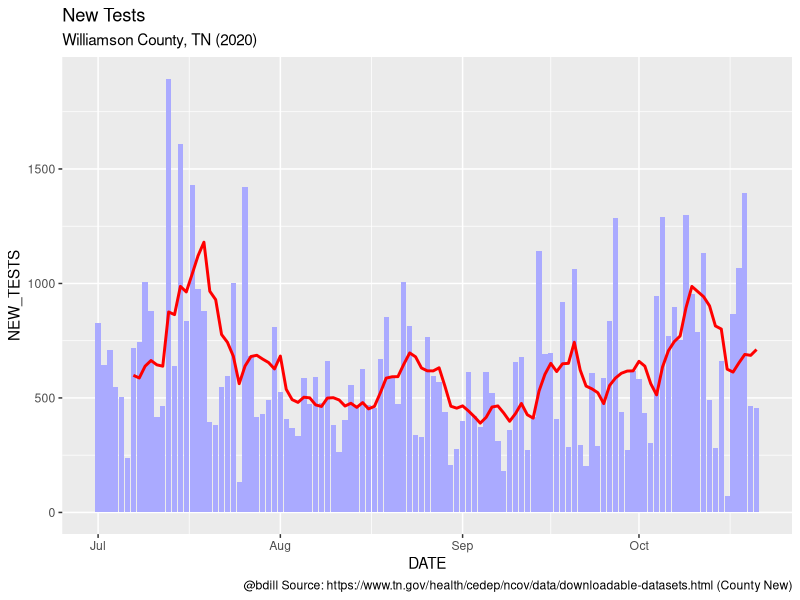
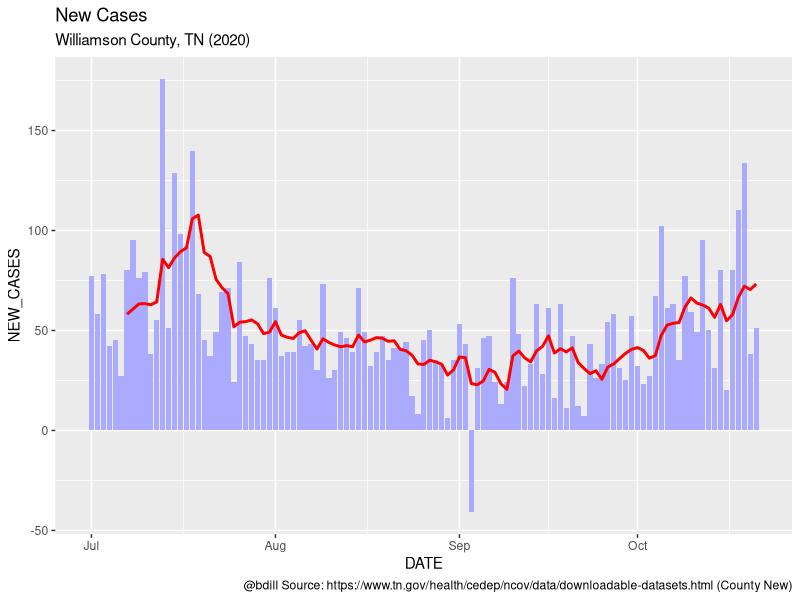
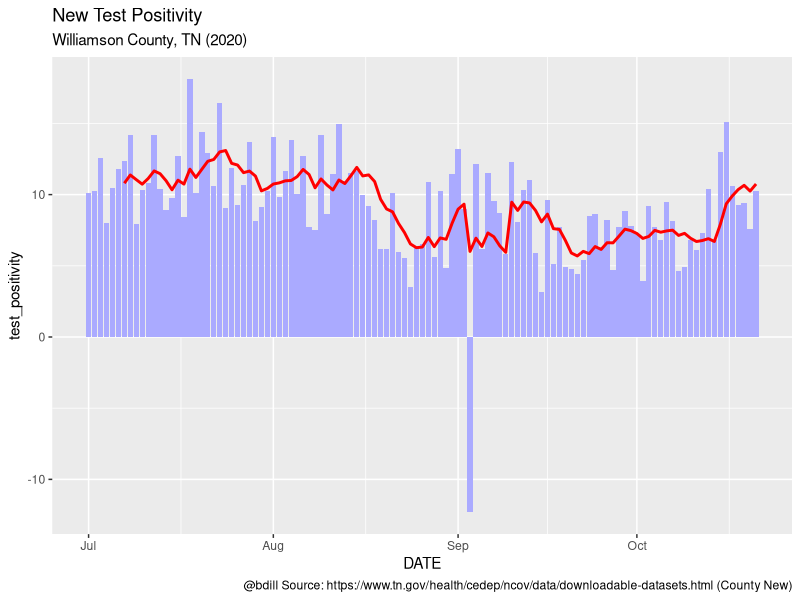
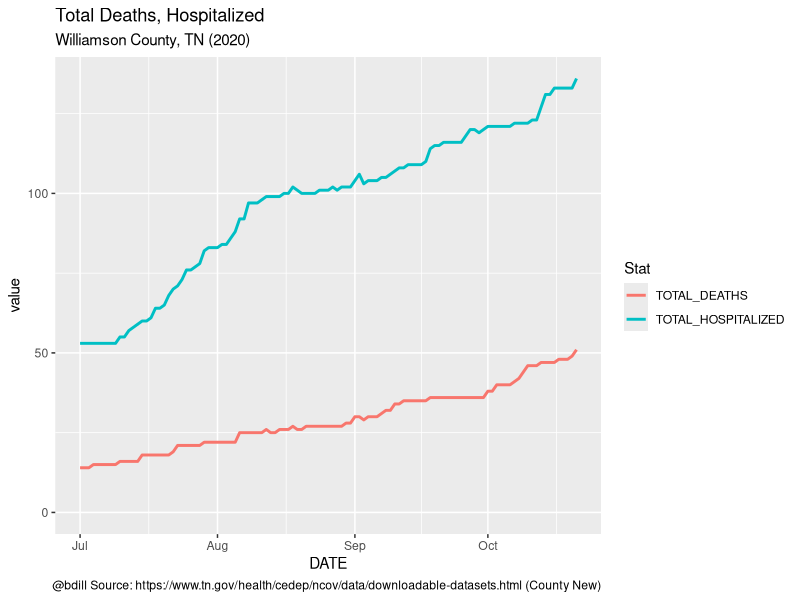
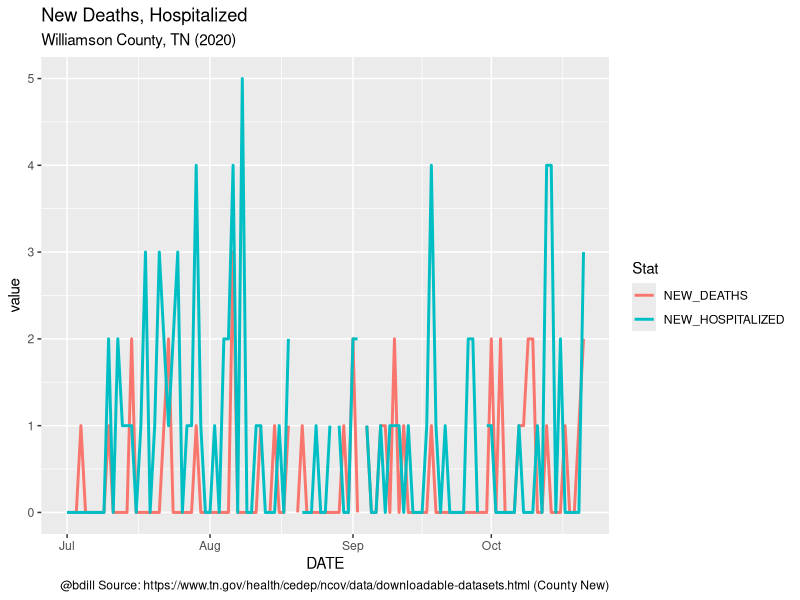
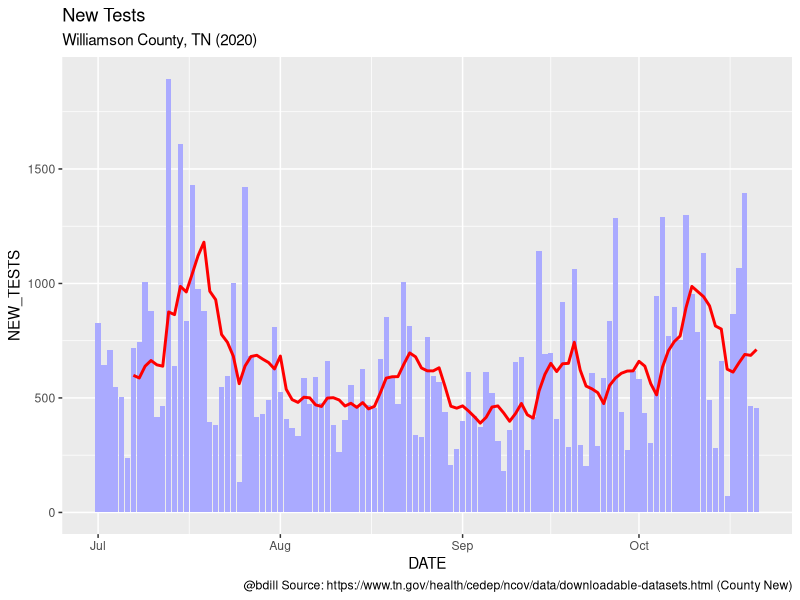
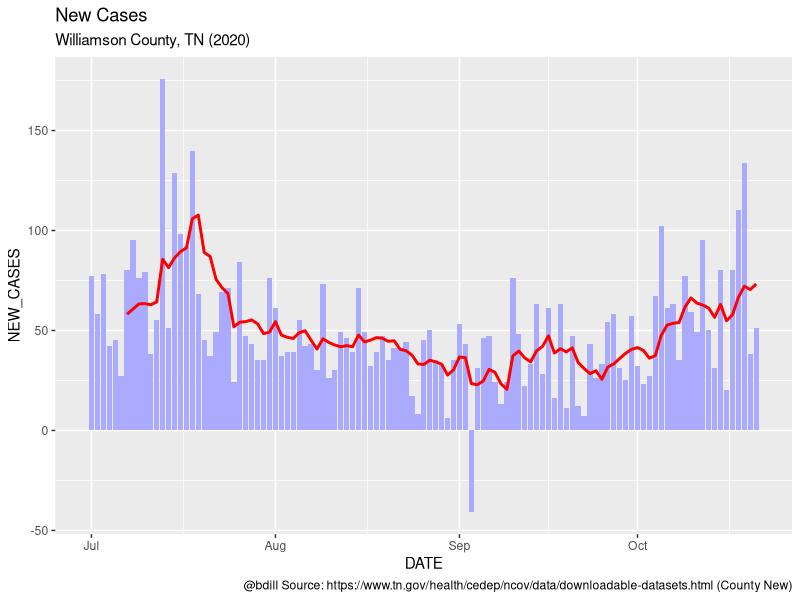
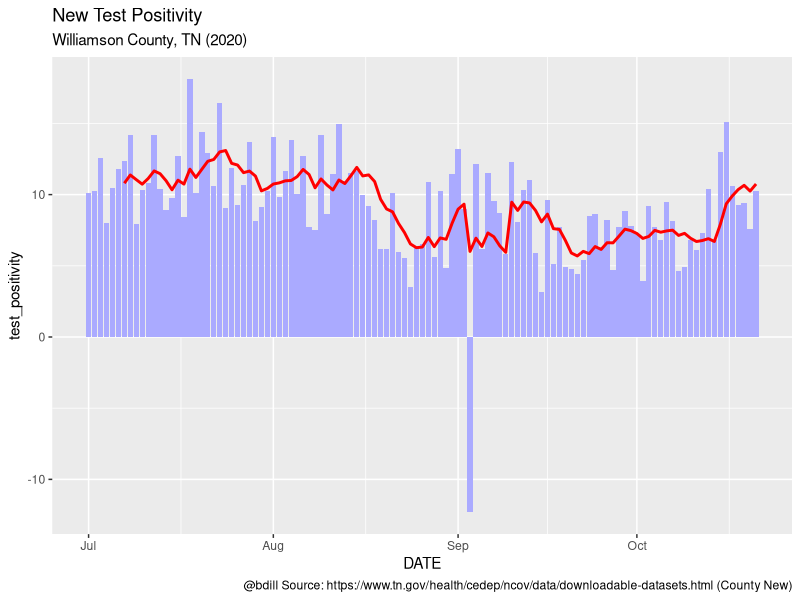

Recreate these plots in R, in order.
# Williamson County TN

library(readxl)
library(tidyverse)

d <- read_xlsx("data/TN-Public-Dataset-County-New.XLSX", col_types = c("date", "text", "numeric", "numeric", "numeric", "numeric", "numeric", "numeric", "numeric", "numeric", "numeric", "numeric", "numeric", "numeric", "numeric", "numeric", "numeric", "numeric", "numeric", "numeric", "numeric", "numeric", "numeric", "numeric"))
?read_xlsx

wmson <- d %>% 
  filter(DATE >= "2020-07-01") %>% 
  filter(COUNTY == "Williamson") 
  
state <- d %>% 
  group_by(DATE) %>% 
  summarise(NEW_TESTS = sum(NEW_TESTS),
            NEW_POS_TESTS = sum(NEW_POS_TESTS),
            TOTAL_HOSPITALIZED = sum(TOTAL_HOSPITALIZED),
            TOTAL_DEATHS = sum(TOTAL_DEATHS))

my_blue <- "#aaaaff"
my_labs <- labs(title = "TITLE HERE",
             subtitle = "Williamson County, TN (2020)",
             caption = "@bdill Source: https://www.tn.gov/health/cedep/ncov/data/downloadable-datasets.html (County New)")

#----- New TESTS -----
wmson %>% 
  filter(DATE >= "2020-04-01") %>% 
  mutate(NEW_TESTS_07da = zoo::rollmean(NEW_TESTS, k = 7, fill = NA, align = "right")) %>% 
  ggplot(aes(DATE, NEW_TESTS)) +
  geom_col(fill = my_blue) +
  geom_line(aes(DATE, NEW_TESTS_07da), color = "red", size = 1) +
  my_labs +
  labs(title = "New Tests")
  ggsave("output/TN_Williamson_new_tests.png", width = 8, height = 5, dpi = 200)

#----- New CASES -----
wmson %>% 
  filter(DATE >= "2020-04-01") %>% 
  mutate(NEW_CASES_07da = zoo::rollmean(NEW_CASES, k = 7, fill = NA, align = "right")) %>% 
  ggplot(aes(DATE, NEW_CASES)) +
  geom_col(fill = my_blue) +
  geom_line(aes(DATE, NEW_CASES_07da), color = "red", size = 1) +
  my_labs +
  labs(title = "New Cases")
  ggsave("output/TN_Williamson_new_cases.png", width = 8, height = 5, dpi = 200)

#----- Positivity -----
wmson %>% 
  filter(DATE >= "2020-04-01") %>% 
  mutate(test_positivity = NEW_POS_TESTS * 100 / NEW_TESTS,
         test_positivity_07da = zoo::rollmean(test_positivity, k = 7, fill = NA, align = "right")) %>% 
  ggplot(aes(DATE, test_positivity)) +
  geom_col(fill = my_blue) +
  geom_line(aes(DATE, test_positivity_07da), color = "red", size = 1) +
  my_labs +
  labs(title = "New Test Positivity")
  
  ggsave("output/TN_Williamson_positivity.png", width = 8, height = 5, dpi = 200)

#----- TOTAL_HOSPITALIZED -----
wmson %>% 
  filter(DATE >= "2020-04-03") %>% 
  pivot_longer(cols = c("TOTAL_HOSPITALIZED", "TOTAL_DEATHS"), names_to = "Stat") %>% 
  select(DATE, Stat, value)  %>% 
  ggplot() +
  geom_line(aes(DATE, value, color = Stat), size = 1) +
  ylim(c(0, max(wmson$TOTAL_HOSPITALIZED))) +
  scale_x_datetime(breaks = "1 month", date_labels = "%b") +
  my_labs +
  labs(title = "Total Deaths, Hospitalized")

  ggsave("output/TN_Williamson_tot_death_hosp.png", width = 8, height = 5, dpi = 200)

#----- NEW_HOSPITALIZED -----
wmson %>% 
  filter(DATE >= "2020-04-03") %>% 
  pivot_longer(cols = c("NEW_HOSPITALIZED", "NEW_DEATHS"), names_to = "Stat") %>% 
  select(DATE, Stat, value)  %>% 
  ggplot() +
  geom_line(aes(DATE, value, color = Stat), size = 1) +
  #geom_col(aes(DATE, value, color = Stat, fill = Stat), position = "stack") +
  ylim(c(0, max(wmson$NEW_HOSPITALIZED))) +
  scale_x_datetime(breaks = "1 month", date_labels = "%b") +
  my_labs +
  labs(title = "New Deaths, Hospitalized")  
